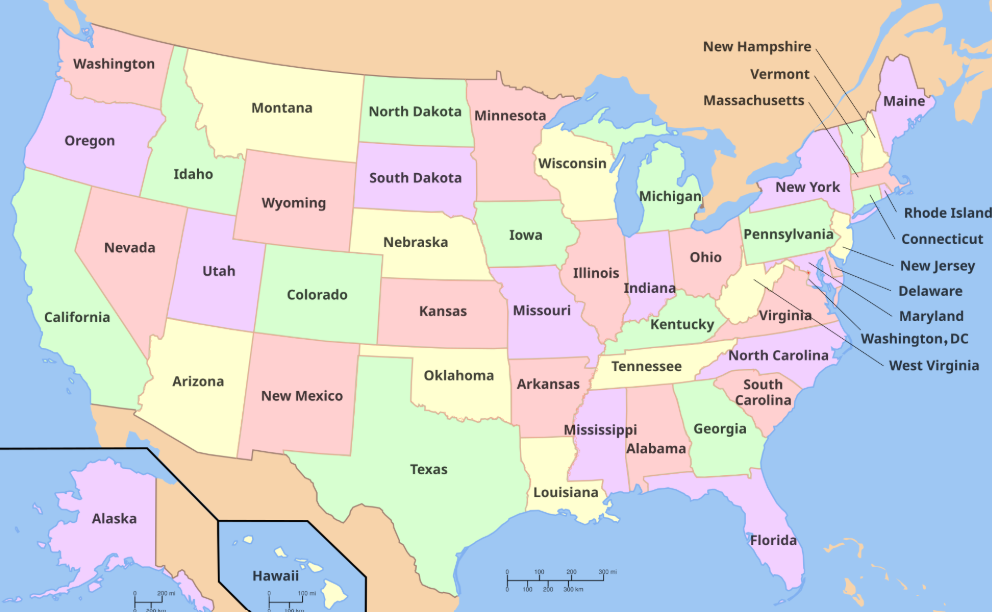
#> input picture edges/map.png, 992 x 612 px
$ python W5A.py   (older library calls are emulated)
#> lines starting #> are read from the running program, lines starting #| are printed output that depends on the picture; after the words box and inside, x2 and y2 are one past the last pixel; in counts of white or black regions, pixels touching at a corner belong together
# create image with edges
import cv2

# input filename
filename = f"map.png"

# output filename
outfile = f"map.edges.jpg"

# load color image
color = cv2.imread(filename)
#> color is the input picture: shape (612, 992, 3); mean B, G, R 211.7, 212.4, 211.1

# convert to grayscale
gray = cv2.cvtColor(color, cv2.COLOR_BGR2GRAY)
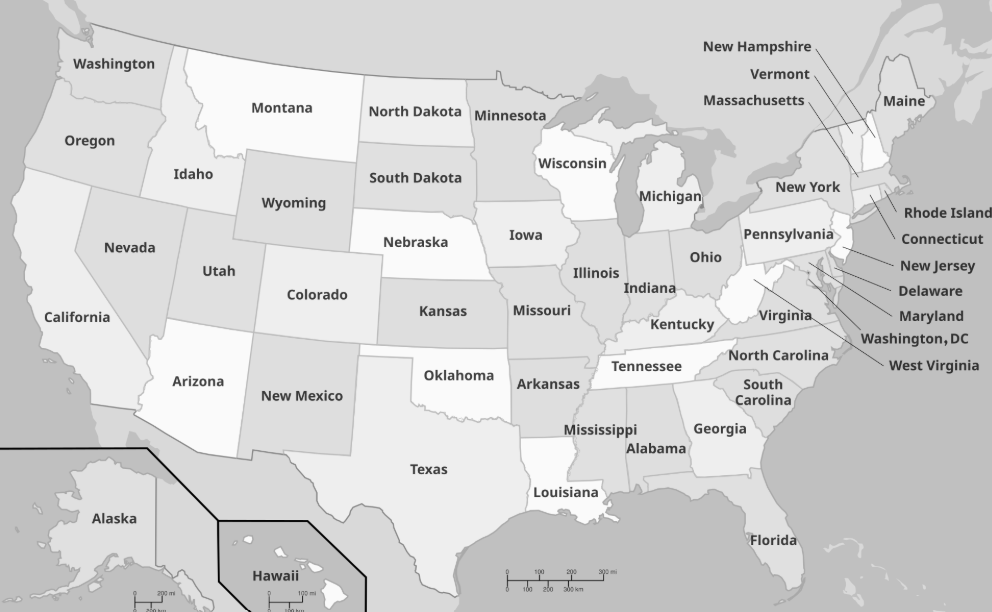
#> gray: shape (612, 992); min 2, max 250, mean 212.1

# create the output window
cv2.namedWindow('image')

# create trackbars
cv2.createTrackbar('blend', 'image', 0, 100, lambda x: None)
cv2.createTrackbar('thresh', 'image', 0, 255, lambda x: None)
cv2.createTrackbar('blur',   'image', 0, 31, lambda x: None)

# loop to show images
while True:
    # retrieve trackbar positions
    blend  = cv2.getTrackbarPos('blend', 'image')
    thresh = cv2.getTrackbarPos('thresh', 'image')
    k      = cv2.getTrackbarPos('blur', 'image')

    # ensure kernel k is an odd value
    k = max(1,k)
    if k % 2 == 0:
        k += 1
    k = min(31,k)
    cv2.setTrackbarPos('blur', 'image', k)

    # compute blending factors
    alpha = blend / 100.0
    beta = 1.0 - alpha

    # blur the image
    blur = cv2.GaussianBlur(gray, (k,k), 0)

    # compute X and Y derivatives and gradient magnitude
    dx = cv2.Sobel(blur, cv2.CV_64F, 1, 0, ksize=3)
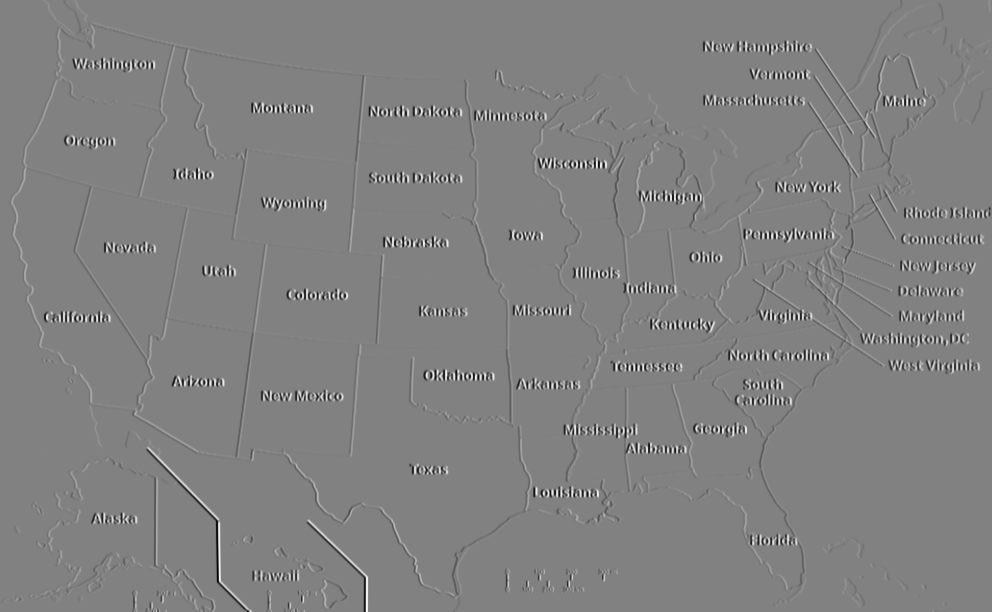
#> dx: shape (612, 992) float64; min -858, max 836, mean 0; drawn with min black and max white
    dy = cv2.Sobel(blur, cv2.CV_64F, 0, 1, ksize=3)
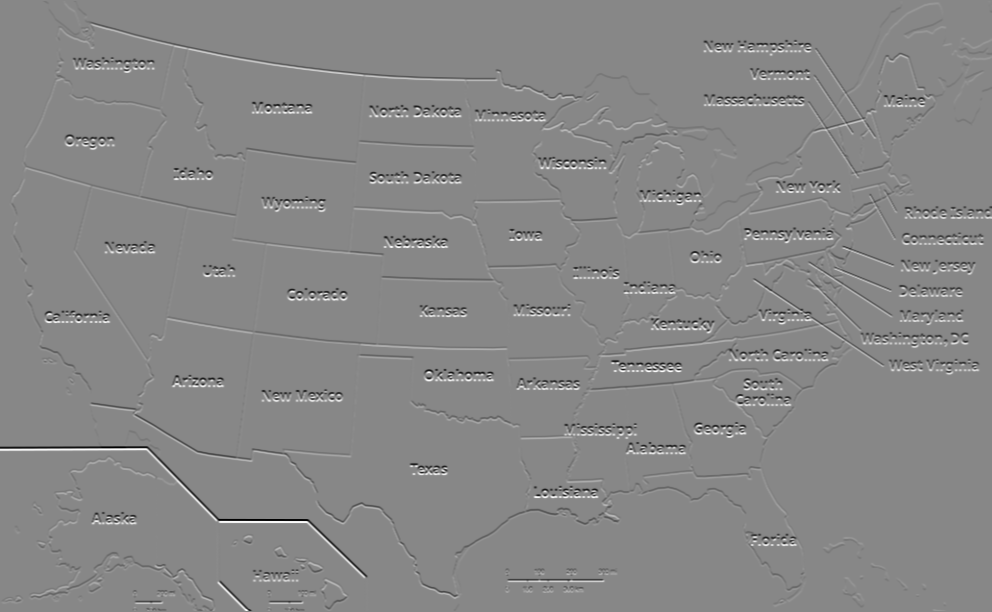
#> dy: shape (612, 992) float64; min -852, max 748, mean -0.3; drawn with min black and max white
    mag = cv2.magnitude(dx, dy)
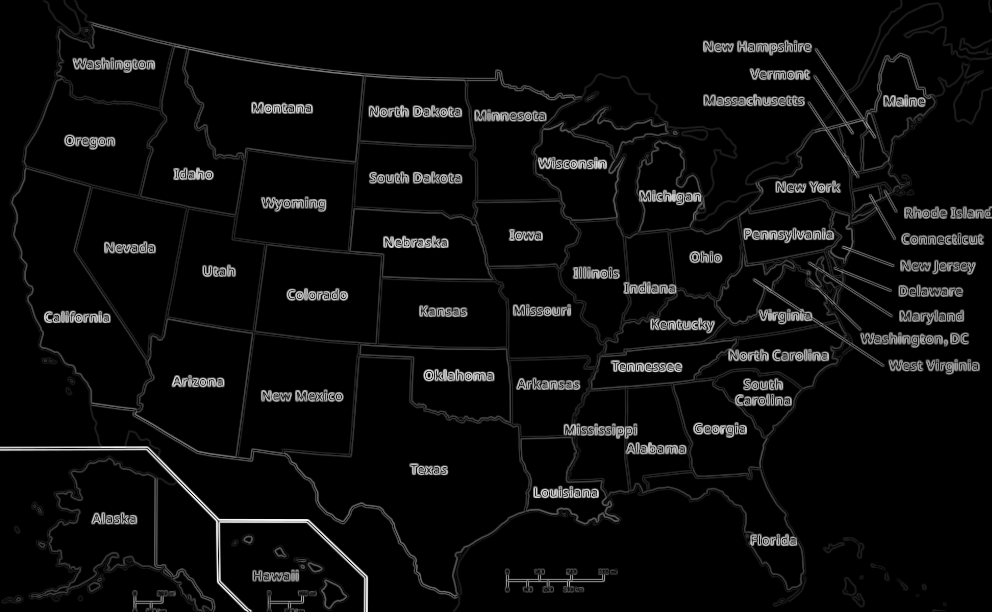
#> mag: shape (612, 992) float64; min 0, max 877.4, mean 38.9; drawn with min black and max white
    grad = cv2.convertScaleAbs(mag)
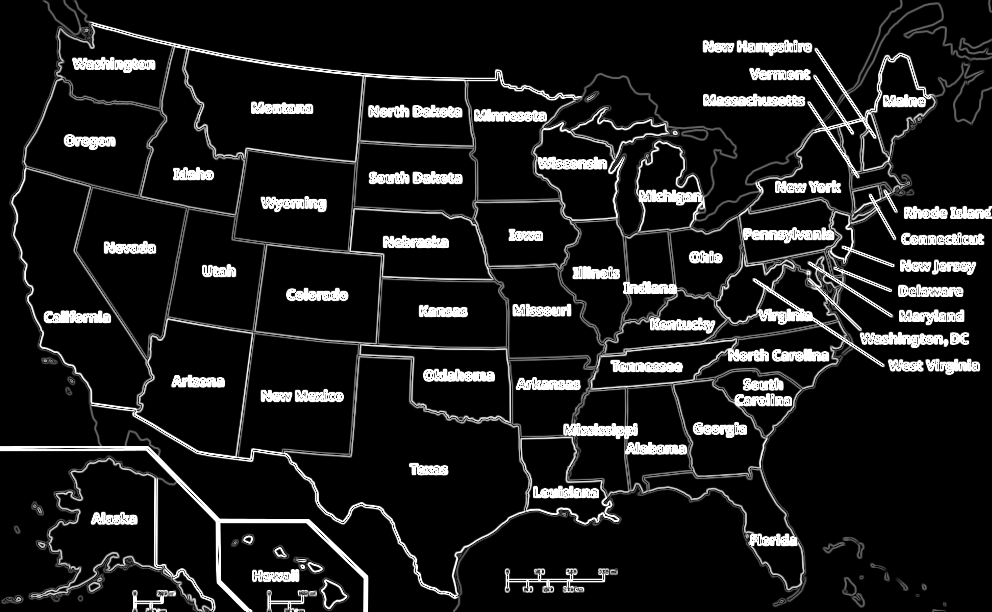
#> grad: shape (612, 992); min 0, max 255, mean 27.2

    # threshold the gradient to get binary edges
    _,edges = cv2.threshold(grad, thresh, 255, cv2.THRESH_BINARY)
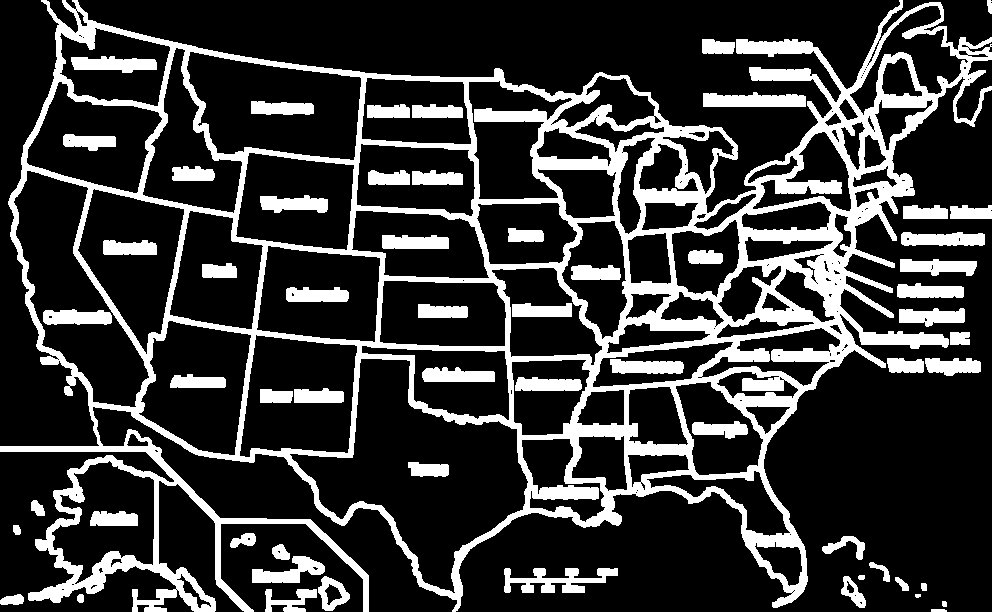
#> edges: shape (612, 992); 21.3% white; 60 white regions, largest, box (x1, y1, x2, y2) and area: (0, 0, 992, 612) 97215, (504, 568, 618, 593) 1444, (703, 92, 806, 107) 1272

    # convert grayscale edges to color
    edges_color = cv2.cvtColor(edges, cv2.COLOR_GRAY2BGR)

    # blend color image and edge image
    blended = cv2.addWeighted(color, beta, edges_color, alpha, 0)

    # display the blended image
    cv2.imshow('image', blended)

    # wait for key press and exit on 'q'
    k = cv2.waitKey(1) & 0xFF
#> (key q is pressed here)
    if k == ord('q'):
        break

# close window
cv2.destroyAllWindows()
cv2.imwrite(outfile, blended)
